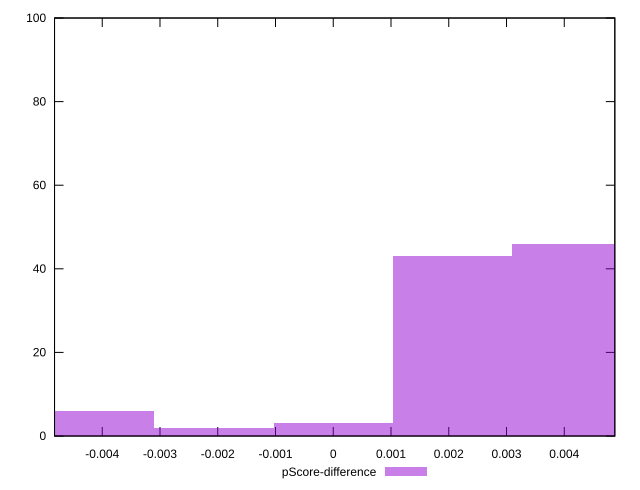

The script that saved this image:
reset

$pScoreDifference <<EOF
0.004131815444429417 46
0.0020659077222147087 43
0 3
-0.004131815444429417 6
-0.0020659077222147087 2
EOF

set key outside below
set boxwidth 0.0020659077222147087
set xrange [-0.0048260827940465045:0.0048754588276738176]
set yrange [0:100]
set trange [0:100]
set style fill transparent solid 0.5 noborder
set terminal svg size 640, 490 enhanced background rgb 'white'
set output "report_00009_2021-02-08T22-37-41.559Z/first-meaningful-paint/samples/pages+cached+noadtech+nomedia+nocss/pScore-difference/histogram.svg"

plot $pScoreDifference title "pScore-difference" with boxes

reset
